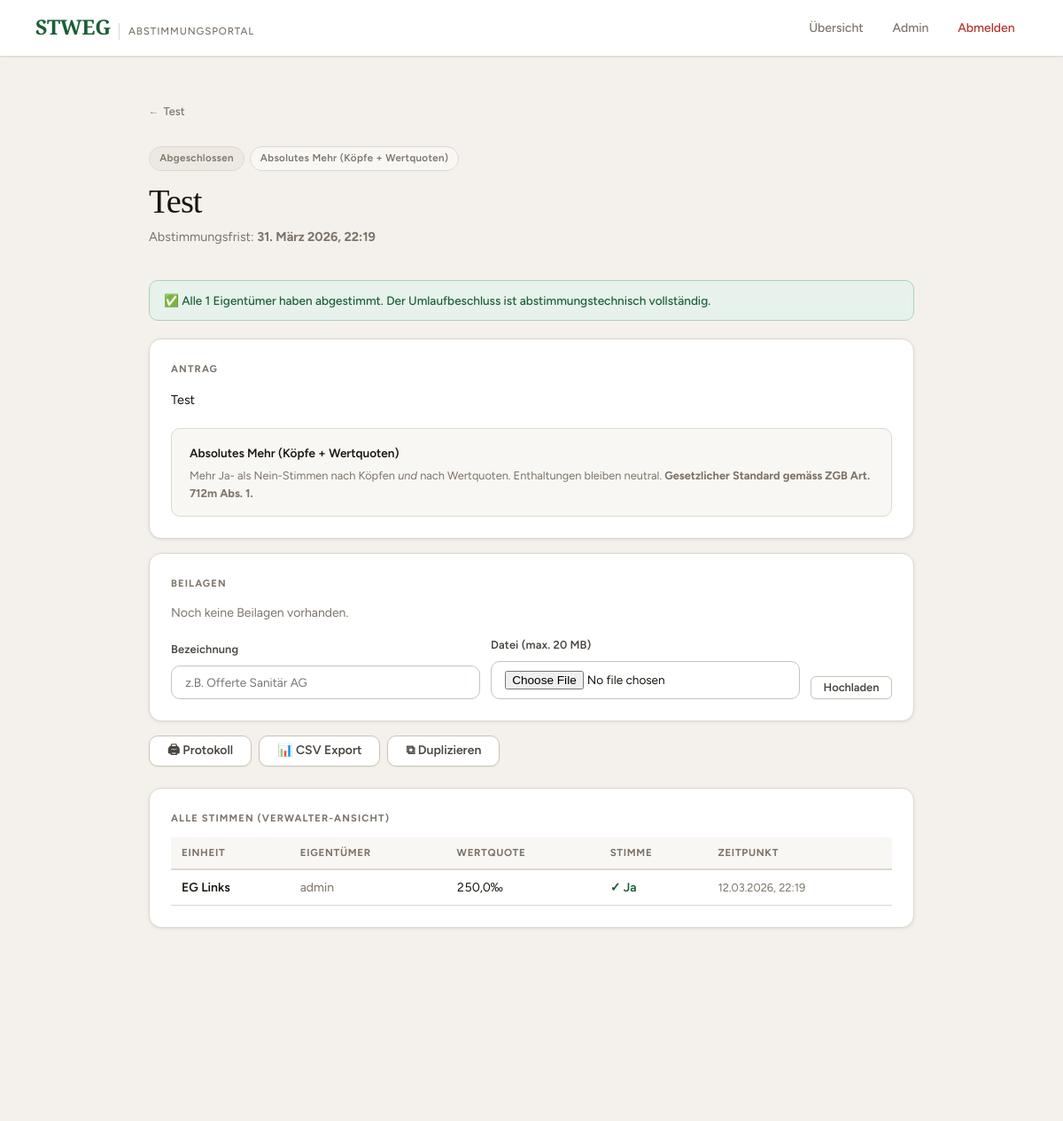
Page /antrag/1/ (signed in, upper part) on the earlier database version.
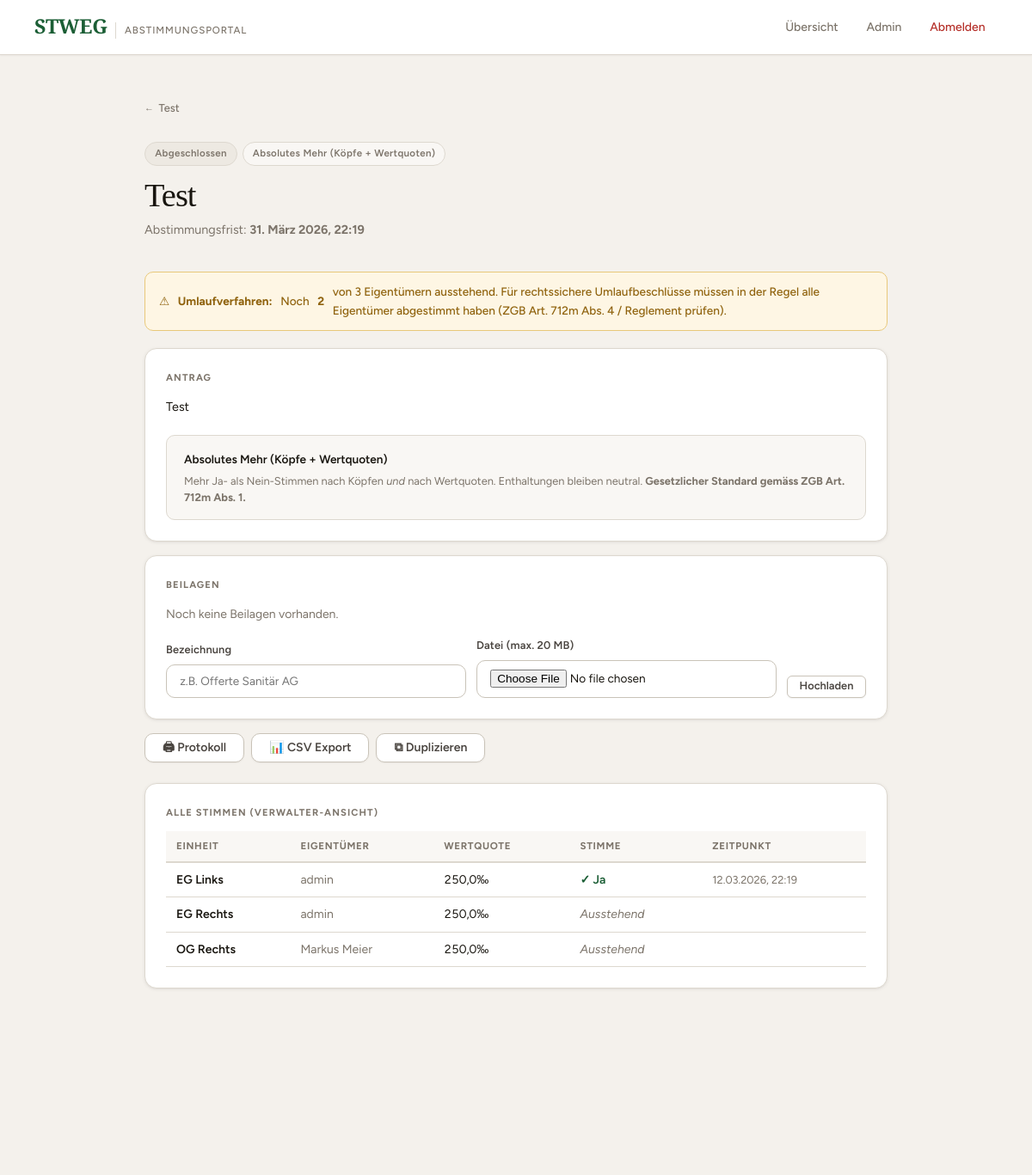
Same page on the later database version.
### voting/models.py (models this page shows, shortened)
class Unit(models.Model):
    community   = models.ForeignKey(Community, on_delete=models.CASCADE, related_name='units')
    owner       = models.ForeignKey(
        User, on_delete=models.SET_NULL, null=True, blank=True,
        related_name='units',
    )
    unit_number = models.CharField(max_length=20, verbose_name="Einheitsnummer")
    description = models.CharField(max_length=200, blank=True)
    quota       = models.DecimalField(max_digits=6, decimal_places=1, verbose_name="Wertquote (‰)")
    class Meta:
        verbose_name        = "Einheit"
        verbose_name_plural = "Einheiten"
        ordering            = ['unit_number']

class Vote(models.Model):
    class Choice(models.TextChoices):
        YES     = 'yes',     'Ja'
        NO      = 'no',      'Nein'
        ABSTAIN = 'abstain', 'Enthaltung'
    proposal      = models.ForeignKey(Proposal, on_delete=models.CASCADE, related_name='votes')
    unit          = models.ForeignKey(Unit, on_delete=models.CASCADE, related_name='votes')
    choice        = models.CharField(max_length=10, choices=Choice.choices)
    comment       = models.TextField(blank=True)
    voted_at      = models.DateTimeField(auto_now_add=True)
    is_manual     = models.BooleanField(default=False, verbose_name="Schriftliche Stimmabgabe")
    manual_source = models.CharField(
        max_length=200, blank=True, verbose_name="Quellenangabe",
        help_text="z.B. 'Briefpost vom 12.3.2026', 'E-Mail', 'Telefonisch bestätigt'",
    )
    cast_by = models.ForeignKey(
        User, on_delete=models.SET_NULL, null=True, blank=True,
        related_name='cast_votes', verbose_name="Erfasst durch",
    )
    class Meta:
        unique_together     = [('proposal', 'unit')]
        verbose_name        = "Stimme"
        verbose_name_plural = "Stimmen"

### voting/views.py (the view, shortened to what this page needs)
@login_required
def proposal_detail(request, pk):
    proposal  = get_object_or_404(Proposal, pk=pk)
    community = proposal.community
    user_units     = Unit.objects.filter(owner=request.user, community=community)
    proxy_units_qs = Unit.objects.filter(
        proxies__proposal=proposal, proxies__delegate=request.user,
    ).select_related('owner')
    proxy_map = {
        p.unit_id: p
        for p in Proxy.objects.filter(
            proposal=proposal, delegate=request.user,
        ).select_related('unit', 'granted_by')
    }
    user_unit_ids     = set(user_units.values_list('id', flat=True))
    extra_proxy_units = [u for u in proxy_units_qs if u.id not in user_unit_ids]
    is_community_admin = community.is_admin(request.user)
    has_access = (
        user_units.exists()
        or extra_proxy_units
        or community.can_manage(request.user)
    )
    if not has_access:
        messages.error(request, "Kein Zugang.")
        return redirect('voting:dashboard')
    if proposal.status == Proposal.Status.OPEN and proposal.deadline_passed:
        proposal.close()
        messages.info(request, "Abstimmungsfrist abgelaufen — Abstimmung wurde automatisch geschlossen.")
    all_accessible_ids = list(user_unit_ids) + [u.id for u in extra_proxy_units]
    existing_votes = {
        v.unit_id: v
        for v in Vote.objects.filter(
            proposal=proposal, unit__id__in=all_accessible_ids,
        ).select_related('unit', 'cast_by')
    }
    is_creator   = proposal.created_by == request.user
    show_results = (
        proposal.status == Proposal.Status.CLOSED
        or is_creator
        or is_community_admin
    )
    results = (
        proposal.get_results()
        if proposal.status != Proposal.Status.DRAFT and show_results
        else None
    )
    my_granted_proxies = {
        p.unit_id: p
        for p in Proxy.objects.filter(
            proposal=proposal, granted_by=request.user,
        ).select_related('delegate', 'unit')
    }
    all_units     = community.units.select_related('owner').all() if is_community_admin else None
    all_votes_map = {}
    if is_community_admin:
        all_votes_map = {
            v.unit_id: v
            for v in proposal.votes.select_related('unit', 'cast_by', 'unit__owner')
        }
    total_units_count   = community.units.count()
    voted_units_count   = proposal.votes.count() if proposal.status != Proposal.Status.DRAFT else 0
    all_units_voted     = (voted_units_count == total_units_count and total_units_count > 0)
    missing_votes_count = total_units_count - voted_units_count
    units_with_votes = []
    for unit in user_units:
        granted_proxy = my_granted_proxies.get(unit.id)
        units_with_votes.append({
            'unit': unit, 'vote': existing_votes.get(unit.id),
            'is_own': True, 'is_proxy': False, 'granted_proxy': granted_proxy,
        })
    for unit in extra_proxy_units:
        units_with_votes.append({
            'unit': unit, 'vote': existing_votes.get(unit.id),
            'is_own': False, 'is_proxy': True, 'proxy_info': proxy_map.get(unit.id),
        })
    all_voted = bool(units_with_votes) and all(item['vote'] is not None for item in units_with_votes)
    admin_units_overview = []
    if is_community_admin and all_units:
        for unit in all_units:
            admin_units_overview.append({
                'unit': unit,
                'vote': all_votes_map.get(unit.id),
            })
    documents  = proposal.documents.all().select_related('uploaded_by')
    doc_form   = ProposalDocumentForm()
    proxy_form = ProxyForm(community=community)
    return render(request, 'voting/proposal_detail.html', {
        'proposal':              proposal,
        'units_with_votes':      units_with_votes,
        'all_voted':             all_voted,
        'results':               results,
        'show_results':          show_results,
        'is_creator':            is_creator,
        'is_community_admin':    is_community_admin,
        'form':                  VoteForm(),
        'documents':             documents,
        'doc_form':              doc_form,
        'proxy_form':            proxy_form,
        'my_granted_proxies':    my_granted_proxies,
        'admin_units_overview':  admin_units_overview,
        'manual_vote_form':      ManualVoteForm(),
        'total_units_count':     total_units_count,
        'voted_units_count':     voted_units_count,
        'all_units_voted':       all_units_voted,
        'missing_votes_count':   missing_votes_count,
    })

### voting/forms.py
class VoteForm(forms.ModelForm):
    class Meta:
        model  = Vote
        fields = ['choice', 'comment']
        widgets = {
            'choice': forms.RadioSelect(attrs={'class': 'vote-radio'}),
            'comment': forms.Textarea(attrs={
                'class': 'form-textarea',
                'rows': 2,
                'placeholder': 'Optionale Begründung (wird im Protokoll gespeichert)...',
            }),
        }
        labels = {
            'choice':  'Stimme',
            'comment': 'Kommentar (optional)',
        }

class ProposalDocumentForm(forms.ModelForm):
    class Meta:
        model  = ProposalDocument
        fields = ['name', 'file']
        widgets = {
            'name': forms.TextInput(attrs={
                'class': 'form-input',
                'placeholder': 'z.B. Offerte Sanitär GmbH, Grundrissplan, Budget',
            }),
            'file': forms.ClearableFileInput(attrs={'class': 'form-input'}),
        }
        labels = {
            'name': 'Bezeichnung',
            'file': 'Datei',
        }

### voting/templates/voting/proposal_detail.html (shortened to what the changed rows need)
{% extends "voting/base.html" %}
{% block content %}
<a href="{% url 'voting:proposal_list' proposal.community.id %}" class="back-link">{{ proposal.community.name }}</a>
<div class="page-header">
    <div class="flex items-center gap-xs" style="margin-bottom:0.8rem;flex-wrap:wrap;">
    </div>
    <h1>{{ proposal.title }}</h1>
    {% if proposal.deadline %}
    <p>Abstimmungsfrist: <strong>{{ proposal.deadline|date:"d. F Y, H:i" }}</strong></p>
    {% endif %}
</div>
{% if proposal.status == 'open' or proposal.status == 'closed' %}
<div class="info-banner {% if all_units_voted %}info-banner-success{% else %}info-banner-warning{% endif %}"
     style="margin-bottom:1.25rem;">
    {% if all_units_voted %}
        ✅ Alle {{ total_units_count }} Eigentümer haben abgestimmt. Der Umlaufbeschluss ist abstimmungstechnisch vollständig.
    {% else %}
        ⚠ <strong>Umlaufverfahren:</strong>
        Noch <strong>{{ missing_votes_count }}</strong> von {{ total_units_count }} Eigentümer{% if missing_votes_count != 1 %}n{% endif %} ausstehend.
        Für rechtssichere Umlaufbeschlüsse müssen in der Regel alle Eigentümer abgestimmt haben
        (ZGB Art. 712m Abs. 4 / Reglement prüfen).
    {% endif %}
</div>
{% endif %}
<div class="card">
    <div class="section-label">Antrag</div>
    <p style="white-space:pre-wrap;font-size:0.9rem;line-height:1.7;">{{ proposal.description }}</p>
    <div class="card-inset" style="margin-top:1.25rem;">
    </div>
</div>
<div class="card mt-2">
    <div class="section-label">Beilagen</div>
    {% if documents %}
    <div style="display:flex;flex-direction:column;gap:0.5rem;margin-bottom:1rem;">
        {% for doc in documents %}
        <div style="display:flex;align-items:center;justify-content:space-between;padding:0.6rem 0.9rem;background:var(--surface-alt);border:1px solid var(--border);border-radius:var(--r-md);">
            <div>
                <a href="{{ doc.file.url }}" target="_blank" style="font-weight:500;font-size:0.875rem;color:var(--accent);">
                    📎 {{ doc.name }}
                </a>
                <div style="font-size:0.72rem;color:var(--text-muted);margin-top:0.15rem;">
                    Hochgeladen von {{ doc.uploaded_by.get_full_name|default:doc.uploaded_by.username }}
                    am {{ doc.uploaded_at|date:"d.m.Y" }}
                </div>
            </div>
            {% if is_creator or is_community_admin %}
            <form method="post" action="{% url 'voting:document_delete' proposal.pk doc.pk %}"
                  onsubmit="return confirm('Dokument «{{ doc.name }}» wirklich löschen?')">
                {% csrf_token %}<button type="submit" class="btn btn-outline btn-sm">✕</button>
            </form>
            {% endif %}
        </div>
        {% endfor %}
    </div>
    {% else %}
    <div style="font-size:0.875rem;color:var(--text-muted);margin-bottom:0.875rem;">Noch keine Beilagen vorhanden.</div>
    {% endif %}
    {% if is_creator or is_community_admin %}
    <form method="post" action="{% url 'voting:document_add' proposal.pk %}" enctype="multipart/form-data">
    </form>
    {% endif %}
</div>
<div class="flex gap-1 mt-2" style="flex-wrap:wrap;">
    {% if is_creator or is_community_admin %}
        {% if proposal.status != 'draft' %}
        <a href="{% url 'voting:proposal_pdf' proposal.pk %}" class="btn btn-outline" target="_blank">🖨 Protokoll</a>
        <a href="{% url 'voting:export_results_csv' proposal.pk %}" class="btn btn-outline">📊 CSV Export</a>
        {% endif %}
        {% if is_community_admin %}
        <form method="post" action="{% url 'voting:proposal_duplicate' proposal.pk %}">
        </form>
        {% endif %}
    {% elif proposal.status == 'closed' %}
    <a href="{% url 'voting:proposal_pdf' proposal.pk %}" class="btn btn-outline" target="_blank">🖨 Protokoll</a>
    <a href="{% url 'voting:export_results_csv' proposal.pk %}" class="btn btn-outline">📊 CSV Export</a>
    {% endif %}
</div>
{% if is_community_admin and admin_units_overview %}
<div class="card mt-3">
    <div class="section-label">Alle Stimmen (Verwalter-Ansicht)</div>
    <div style="overflow-x:auto;">
        <table style="width:100%;border-collapse:collapse;font-size:0.85rem;">
            <thead>
                <tr style="border-bottom:2px solid var(--border);">
                    <th style="text-align:left;padding:0.5rem 0.75rem;font-size:0.72rem;font-weight:700;letter-spacing:0.06em;text-transform:uppercase;color:var(--text-muted);">Einheit</th>
                    <th style="text-align:left;padding:0.5rem 0.75rem;font-size:0.72rem;font-weight:700;letter-spacing:0.06em;text-transform:uppercase;color:var(--text-muted);">Eigentümer</th>
                    <th style="text-align:left;padding:0.5rem 0.75rem;font-size:0.72rem;font-weight:700;letter-spacing:0.06em;text-transform:uppercase;color:var(--text-muted);">Wertquote</th>
                    <th style="text-align:left;padding:0.5rem 0.75rem;font-size:0.72rem;font-weight:700;letter-spacing:0.06em;text-transform:uppercase;color:var(--text-muted);">Stimme</th>
                    <th style="text-align:left;padding:0.5rem 0.75rem;font-size:0.72rem;font-weight:700;letter-spacing:0.06em;text-transform:uppercase;color:var(--text-muted);">Zeitpunkt</th>
                </tr>
            </thead>
            <tbody>
            {% for item in admin_units_overview %}
            <tr style="border-bottom:1px solid var(--border);">
                <td style="padding:0.5rem 0.75rem;font-weight:600;">{{ item.unit.unit_number }}</td>
                <td style="padding:0.5rem 0.75rem;color:var(--text-muted);">
                    {% if item.unit.owner %}{{ item.unit.owner.get_full_name|default:item.unit.owner.username }}{% else %}<em>unbesetzt</em>{% endif %}
                </td>
                <td style="padding:0.5rem 0.75rem;font-variant-numeric:tabular-nums;">{{ item.unit.quota }}‰</td>
                <td style="padding:0.5rem 0.75rem;">
                    {% if item.vote %}
                        {% if item.vote.choice == 'yes' %}<span style="color:var(--accent);font-weight:600;">✓ Ja</span>
                        {% elif item.vote.choice == 'no' %}<span style="color:var(--red);font-weight:600;">✗ Nein</span>
                        {% else %}<span style="color:var(--text-muted);">– Enthaltung</span>{% endif %}
                    {% else %}
                        <span style="color:var(--text-muted);font-style:italic;">Ausstehend</span>
                    {% endif %}
                </td>
                <td style="padding:0.5rem 0.75rem;color:var(--text-muted);font-size:0.8rem;">
                    {% if item.vote %}{{ item.vote.voted_at|date:"d.m.Y, H:i" }}{% endif %}
                </td>
            </tr>
            {% endfor %}
            </tbody>
        </table>
    </div>
</div>
{% endif %}
{% if show_results and results %}
<div class="card mt-3">
    <div class="section-label">Ergebnis</div>
    <div style="margin-bottom:1.5rem;">
    </div>
</div>
{% elif proposal.status == 'open' and not show_results %}
<div class="card mt-3 card-inset" style="font-size:0.875rem;color:var(--text-muted);">
    🔒 Das Ergebnis wird nach Abschluss der Abstimmung veröffentlicht.
</div>
{% endif %}
{% endblock %}

Differences in the rows shown:
added Unit: unit.unit_number "EG Rechts", unit.owner.get_full_name "admin", unit.quota "250,0", shows "Ausstehend"
added Unit: unit.unit_number "OG Rechts", unit.owner.get_full_name "Markus Meier", unit.quota "250,0", shows "Ausstehend"
Other differences:
{{ missing_votes_count }}: (not shown) → "2"
{{ total_units_count }}: (not shown) → "3"
{{ total_units_count }}: "1" → (not shown)
text no longer shown: "✅ Alle Eigentümer haben abgestimmt. Der Umlaufbeschluss ist abstimmungstechnisch vollständig."
text now shown: "⚠ Umlaufverfahren: Noch von Eigentümer n ausstehend. Für rechtssichere Umlaufbeschlüsse müssen in der Regel alle Eigentümer abgestimmt haben (ZGB Art. 712m Abs. 4 / Reglement prüfen)."
